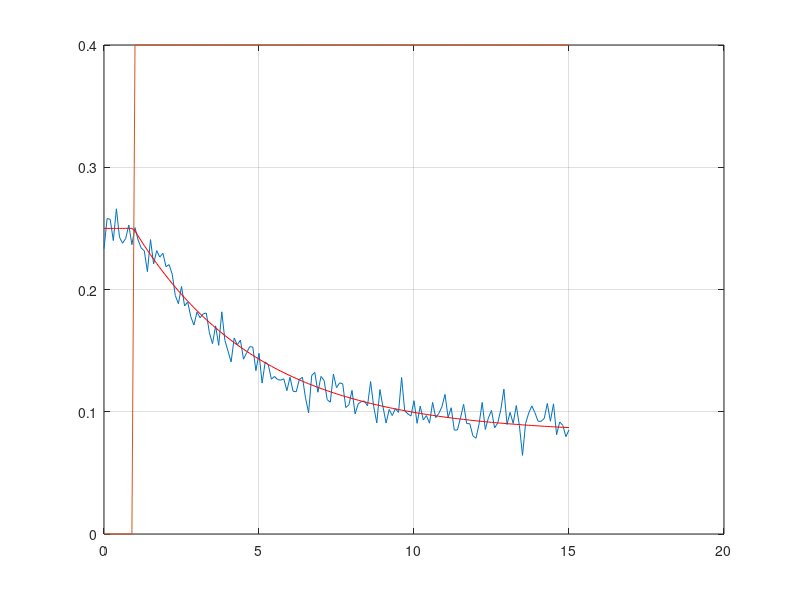

The MATLAB script that drew this image:
clear all
close all
clc
k=-0.4;
zeta=1.7;
wn=1;
%tal=2.5;
t=0:0.1:15;
num=[k*wn^2];
den=[1 2*zeta*wn wn^2];
u=-0.4*ones(1,length(t));
u=0.4*[zeros(1,10) ones(1,length(t)-10)];
G=tf(num,den);
figure()
y=lsim(G,u,t);
yn=0.25+y+0.01*randn(length(t),1);
plot(t,yn)
hold on
plot(t,u)
grid on
  tal1=4;
  k1=-0.42;
 num1=[k1/tal1];
 den1=[1 1/tal1];
 G1=tf(num1,den1);
 yest=lsim(G1,u,t);
 plot(t,0.25+yest,'r')